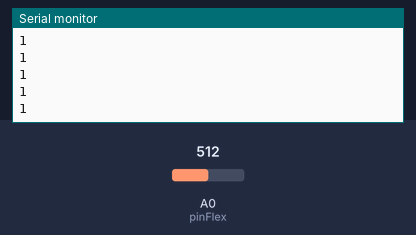
The sketch below on a simulated Arduino Uno, built with avr-gcc and run on an emulated ATmega328P. On the bench: the last lines printed to the serial monitor. Inputs (shaded band) come from the test bench; at power-on: A0 (pinFlex) = 512.

Above: at 1.2 s.
1.3 s: A0 (pinFlex) set to 716
At 2.1 s:
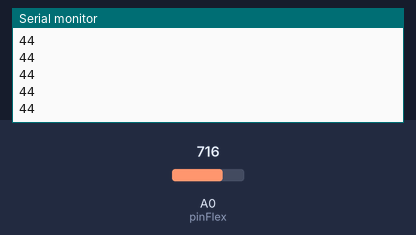
2.8 s: A0 (pinFlex) set to 900
At 3.5 s:
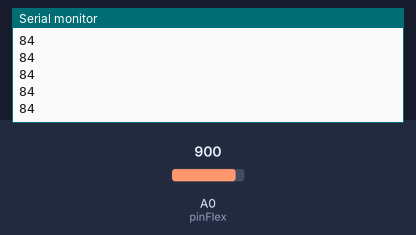
Timing chart, 0 to 5.8 s (numbered marks = the images above; inputs shaded):
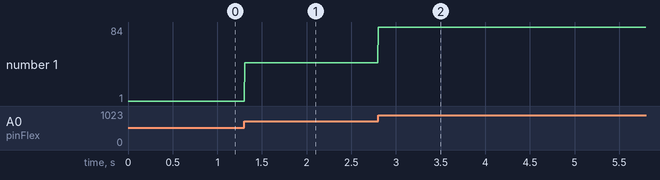

The sketch:

sketch.ino
```cpp
const int pinFlex = 0;
int val123;

void setup(){
  Serial.begin(9600);

  int val1 = analogRead(pinFlex);
  int val2 = analogRead(pinFlex);
  int val3 = analogRead(pinFlex);
  val123 = (val1 + val2 + val3)/3;
}

void loop(){

  int val4 = analogRead(pinFlex);
  int val5 = analogRead(pinFlex);
  int val6 = analogRead(pinFlex);
  int val456 = (val4 + val5 + val6)/3;

  int diff= val456 - val123;
  diff = abs(diff);
//
//  Serial.print("diff: ");
//  Serial.println(diff);
int pd = map (diff, 0, 65, 1, 15);
//int pd2 = map (diff, 66, 80, 15, 16);

 // Serial.print("\t pd: ");
  Serial.println(pd);
//  Serial.print( "," );
//  Serial.println(pd2);

delay(5);

}
```

Measured:
- after the input at 1.3 s, the serial monitor: prints a new line at once (image 1)
- after the input at 2.8 s, the serial monitor: prints a new line at once (image 2)
- plotted number 1: 1 → 44 after the input at 1.3 s, 44 → 84 after the input at 2.8 s
